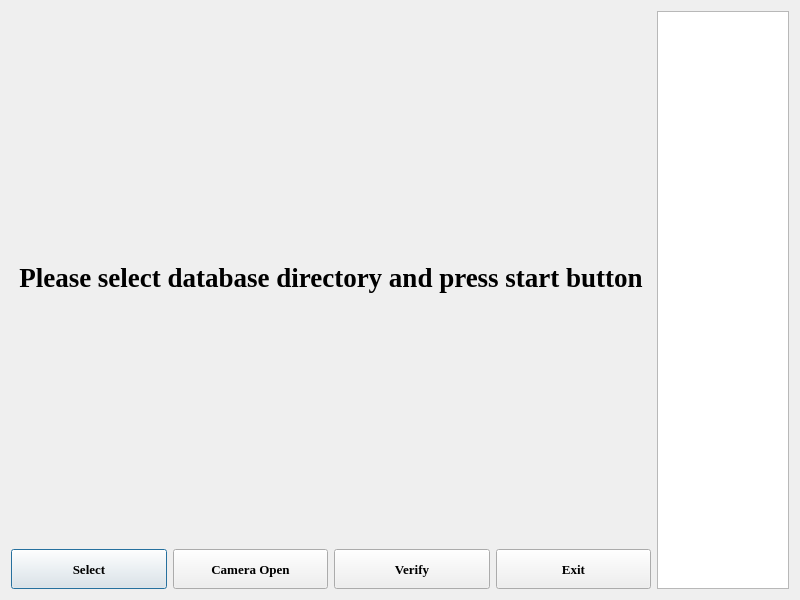
<?xml version="1.0" encoding="UTF-8"?>
<ui version="4.0">
 <class>Dialog</class>
 <widget class="QDialog" name="Dialog">
  <property name="geometry">
   <rect>
    <x>0</x>
    <y>0</y>
    <width>800</width>
    <height>600</height>
   </rect>
  </property>
  <property name="minimumSize">
   <size>
    <width>800</width>
    <height>600</height>
   </size>
  </property>
  <property name="windowTitle">
   <string>Dialog</string>
  </property>
  <layout class="QHBoxLayout" name="horizontalLayout">
   <item>
    <layout class="QVBoxLayout" name="verticalLayout">
     <property name="spacing">
      <number>6</number>
     </property>
     <item>
      <layout class="QVBoxLayout" name="verticalLayout_3">
       <item>
        <widget class="QLabel" name="m_lbCameraView">
         <property name="minimumSize">
          <size>
           <width>640</width>
           <height>480</height>
          </size>
         </property>
         <property name="font">
          <font>
           <family>Times New Roman</family>
           <pointsize>20</pointsize>
           <weight>75</weight>
           <bold>true</bold>
           <strikeout>false</strikeout>
          </font>
         </property>
         <property name="text">
          <string>Please select database directory and press start button</string>
         </property>
         <property name="alignment">
          <set>Qt::AlignCenter</set>
         </property>
        </widget>
       </item>
      </layout>
     </item>
     <item>
      <layout class="QHBoxLayout" name="horizontalLayout_2">
       <item>
        <widget class="QPushButton" name="m_btnFileOpen">
         <property name="minimumSize">
          <size>
           <width>120</width>
           <height>40</height>
          </size>
         </property>
         <property name="maximumSize">
          <size>
           <width>160</width>
           <height>40</height>
          </size>
         </property>
         <property name="font">
          <font>
           <family>Times New Roman</family>
           <pointsize>10</pointsize>
           <weight>75</weight>
           <bold>true</bold>
          </font>
         </property>
         <property name="text">
          <string>Select</string>
         </property>
        </widget>
       </item>
       <item>
        <widget class="QPushButton" name="m_btnCameraStart">
         <property name="minimumSize">
          <size>
           <width>120</width>
           <height>40</height>
          </size>
         </property>
         <property name="maximumSize">
          <size>
           <width>160</width>
           <height>40</height>
          </size>
         </property>
         <property name="font">
          <font>
           <family>Times New Roman</family>
           <pointsize>10</pointsize>
           <weight>75</weight>
           <bold>true</bold>
          </font>
         </property>
         <property name="text">
          <string>Camera Open</string>
         </property>
        </widget>
       </item>
       <item>
        <widget class="QPushButton" name="m_btnFaceVerify">
         <property name="minimumSize">
          <size>
           <width>120</width>
           <height>40</height>
          </size>
         </property>
         <property name="maximumSize">
          <size>
           <width>160</width>
           <height>40</height>
          </size>
         </property>
         <property name="font">
          <font>
           <family>Times New Roman</family>
           <pointsize>10</pointsize>
           <weight>75</weight>
           <bold>true</bold>
          </font>
         </property>
         <property name="text">
          <string>Verify</string>
         </property>
        </widget>
       </item>
       <item>
        <widget class="QPushButton" name="m_btnExit">
         <property name="minimumSize">
          <size>
           <width>120</width>
           <height>40</height>
          </size>
         </property>
         <property name="maximumSize">
          <size>
           <width>160</width>
           <height>40</height>
          </size>
         </property>
         <property name="font">
          <font>
           <family>Times New Roman</family>
           <pointsize>10</pointsize>
           <weight>75</weight>
           <bold>true</bold>
          </font>
         </property>
         <property name="text">
          <string>Exit</string>
         </property>
        </widget>
       </item>
      </layout>
     </item>
    </layout>
   </item>
   <item>
    <layout class="QVBoxLayout" name="verticalLayout_2">
     <item>
      <widget class="QListView" name="m_lvResult">
       <property name="font">
        <font>
         <family>Times New Roman</family>
        </font>
       </property>
      </widget>
     </item>
    </layout>
   </item>
  </layout>
 </widget>
 <resources/>
 <connections/>
</ui>
